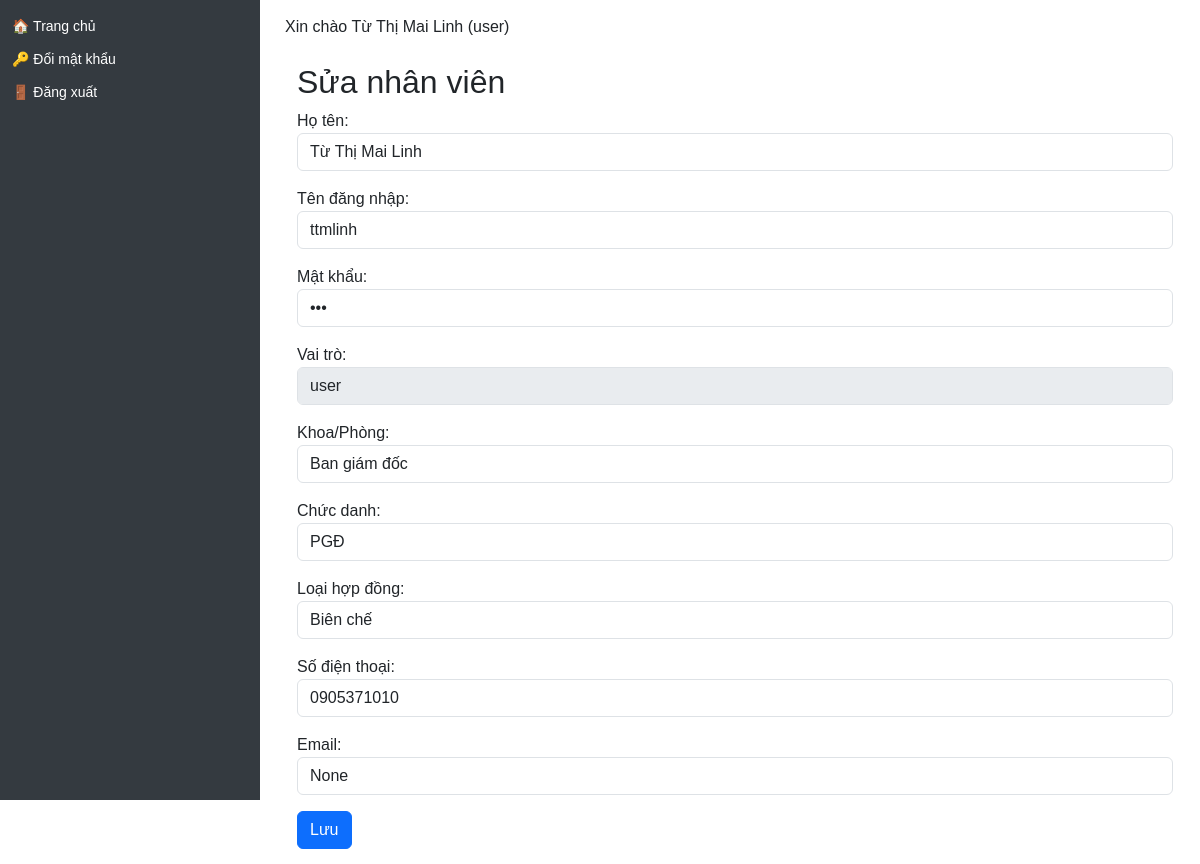
/users/edit/3, run on the app's committed database.
### models/user.py (models this page shows)
class User(db.Model, UserMixin):
    __tablename__ = 'user'
    id = db.Column(db.Integer, primary_key=True)
    name = db.Column(db.String(100), nullable=False)
    username = db.Column(db.String(50), unique=True, nullable=False)
    password = db.Column(db.String(100), nullable=False)
    role = db.Column(db.String(20))  # admin / manager / user
    department = db.Column(db.String(100))
    position = db.Column(db.String(50))  # Bác sĩ / Điều dưỡng / KTV...
    contract_type = db.Column(db.String(50))  # Hợp đồng / Biên chế / v.v.
    email = db.Column(db.String(120))
    phone = db.Column(db.String(20))
    start_year = db.Column(db.Integer)  # ✅ Năm vào công tác (mới thêm)
    schedules = relationship("Schedule", back_populates="user")
    leave_requests = relationship('LeaveRequest', back_populates='user')

### app.py (the view, shortened to what this page needs)
@app.route('/users/edit/<int:user_id>', methods=['GET', 'POST'])
def edit_user(user_id):
    user = User.query.get_or_404(user_id)
    return render_template('edit_user.html', user=user)

### app.py (called while the page is built)
@app.context_processor
def inject_user():
    user = None
    if 'user_id' in session:
        user = db.session.get(User, session['user_id'])
    return dict(user=user)

@app.context_processor
def inject_helpers():
    return dict(get_titled_names=get_titled_names)

@app.context_processor
def inject_helpers():
    return dict(get_titled_names=get_titled_names)

### templates/edit_user.html (shortened to what this page needs)
{% extends "layout.html" %}
{% block content %}
<div class="container mt-4">
  <h2>{{ 'Sửa' if user else 'Thêm' }} nhân viên</h2>
  <form method="POST">
    <div class="mb-3">
      <label>Họ tên:</label>
      <input type="text" name="name" class="form-control" value="{{ user.name if user else '' }}" required>
    </div>
    <div class="mb-3">
      <label>Tên đăng nhập:</label>
      <input type="text" name="username" class="form-control" value="{{ user.username if user else '' }}" required>
    </div>
    <div class="mb-3">
      <label>Mật khẩu:</label>
      <input type="password" name="password" class="form-control" value="{{ user.password if user else '' }}" required>
    </div>
    <div class="mb-3">
      <label>Vai trò:</label>
      {% if session['role'] == 'admin' %}
      <select name="role" class="form-control">
        <option value="user" {% if user and user.role == 'user' %}selected{% endif %}>User</option>
        <option value="manager" {% if user and user.role == 'manager' %}selected{% endif %}>Manager</option>
        <option value="admin" {% if user and user.role == 'admin' %}selected{% endif %}>Admin</option>
      </select>
      {% else %}
      <input type="text" class="form-control" value="{{ user.role if user else 'user' }}" disabled>
      {% endif %}
    </div>
    <div class="mb-3">
      <label>Khoa/Phòng:</label>
      <input type="text" name="department" class="form-control" value="{{ user.department if user else '' }}">
    </div>
    <div class="mb-3">
      <label>Chức danh:</label>
      <input type="text" name="position" class="form-control" value="{{ user.position if user else '' }}">
    </div>
    <div class="mb-3">
      <label>Loại hợp đồng:</label>
      <select name="contract_type" class="form-control">
        <option value="Biên chế" {% if user and user.contract_type == 'Biên chế' %}selected{% endif %}>Biên chế</option>
      </select>
    </div>
    <div class="mb-3">
      <label>Số điện thoại:</label>
      <input type="text" name="phone" class="form-control" value="{{ user.phone if user else '' }}">
    </div>
    <div class="mb-3">
      <label>Email:</label>
      <input type="email" name="email" class="form-control" value="{{ user.email if user else '' }}">
    </div>
    <button type="submit" class="btn btn-primary">Lưu</button>
  </form>
</div>
{% endblock %}

### templates/layout.html (shortened to what this page needs)
<!DOCTYPE html>
<html lang="vi">
<head>
  <link rel="stylesheet" href="https://cdn.jsdelivr.net/npm/bootstrap@5.3.3/dist/css/bootstrap.min.css">
</head>
<body>
  <div class="sidebar">
    <ul>
      <li><a href="/">🏠 Trang chủ</a></li>
      <li><a href="/change-password">🔑 Đổi mật khẩu</a></li>
      <li><a href="/logout">🚪 Đăng xuất</a></li>
    </ul>
  </div>
  <div class="content">
    {% if user %}
      <p class="d-print-none">Xin chào {{ user.name }} ({{ user.role }})</p>
    {% else %}
      <p>Xin chào Khách</p>
    {% endif %}
    {% block content %}{% endblock %}
  </div>
</body>
</html>

### templates/layout.html (style rules this page uses)
body { margin: 0; font-family: Arial, sans-serif; }
.sidebar { height: 100vh; width: 260px; position: fixed; top: 0; left: 0; background-color: #343a40; padding-top: 10px; color: white; }
.sidebar ul { list-style-type: none; padding: 0; }
.sidebar ul li { padding: 6px 12px; font-size: 14px; }
.sidebar ul li a { color: white; text-decoration: none; display: block; }
.content { margin-left: 270px; padding: 15px; }

### data on the page
User: name "Từ Thị Mai Linh", role "user", username "ttmlinh", department "Ban giám đốc", position "PGĐ", contract_type "Biên chế", phone "0905371010", email "None"

### other printed values
{{ 'Sửa' if user else 'Thêm' }} "Sửa"
